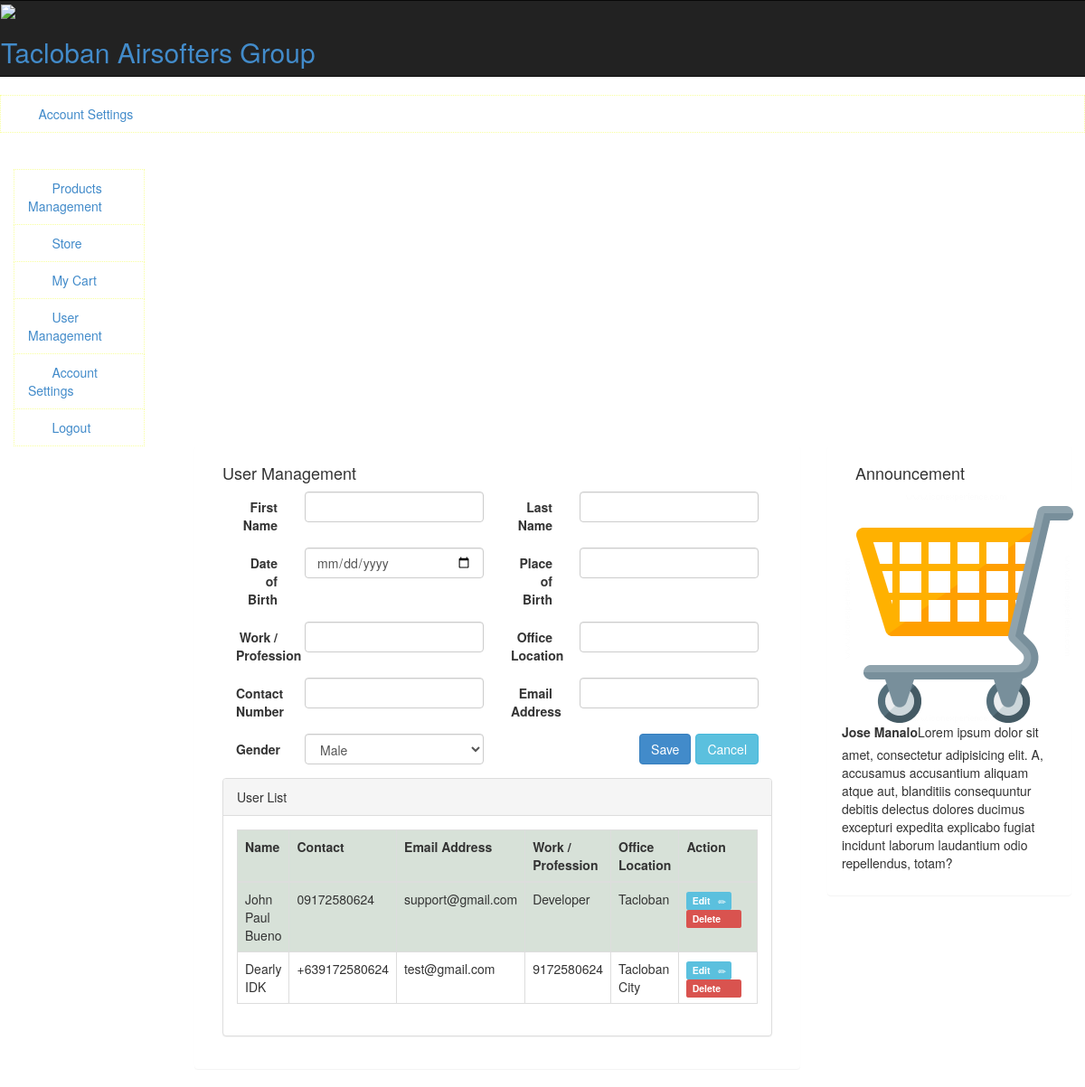
The app's page /userManagement, older data.
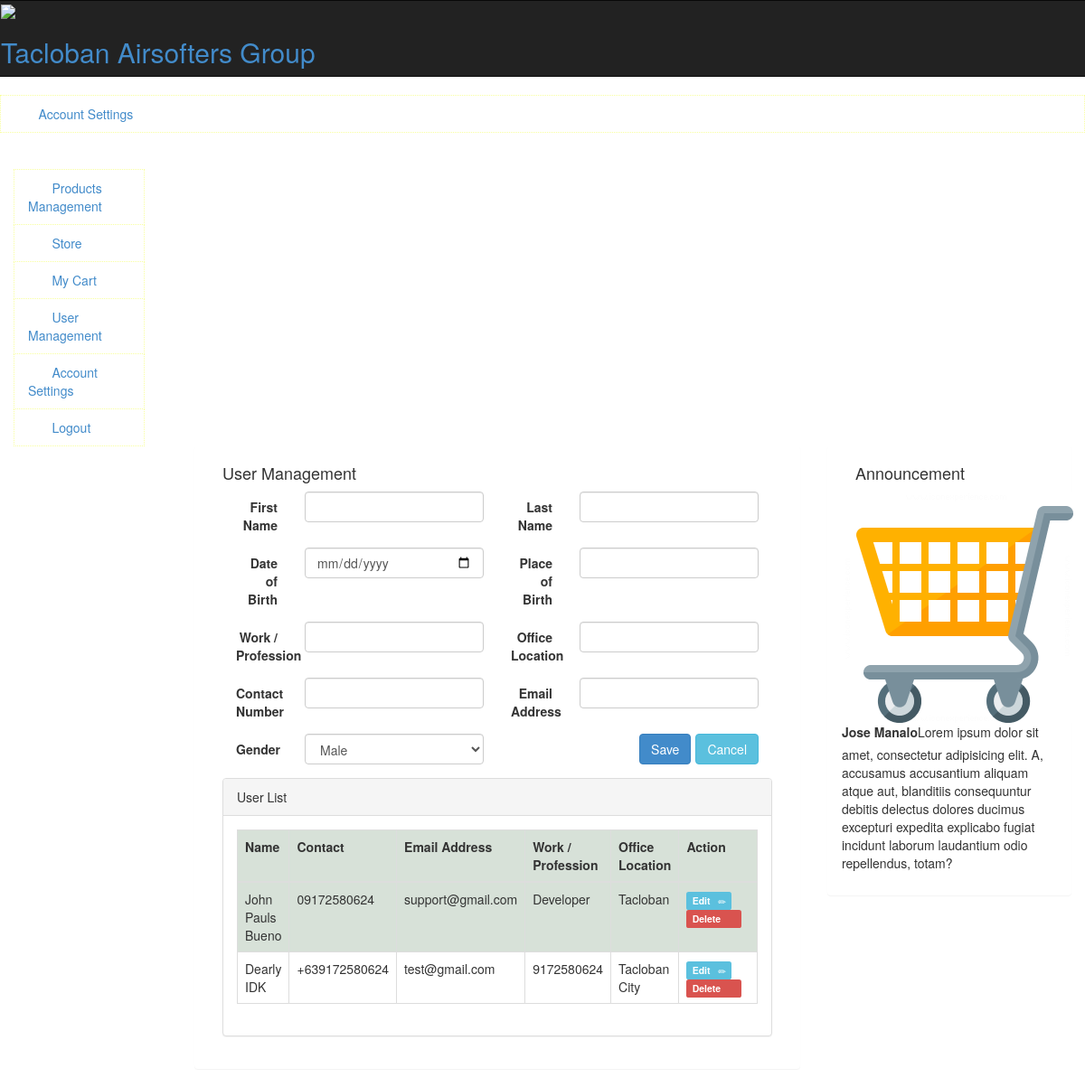
The same page, newer data.
### tables this page shows
CREATE TABLE `contacts` (
  `id` int(11) NOT NULL,
  `first_name` varchar(255) NOT NULL,
  `last_name` varchar(255) NOT NULL,
  `dob` date NOT NULL,
  `pob` varchar(255) NOT NULL,
  `work` varchar(255) NOT NULL,
  `location` varchar(255) NOT NULL,
  `contact` varchar(255) NOT NULL,
  `email` varchar(255) NOT NULL,
  `gender` varchar(255) NOT NULL,
  `image` text NOT NULL
);

### application/controllers/Admin.php (called while the page is built, shortened)
<?php
class Admin extends CI_Controller
{
    public function userManagement($id = 0)
    {
        $this->load->model('home');
        if ($id == 0) {
            $data = array(
                'id' => '',
                'first_name' => '',
                'last_name' => '',
                'dob' => '',
                'work' => '',
                'contact' => '',
                'gender' => '',
                'pob' => '',
                'location' => '',
                'email' => ''
            );
        } else {
            $data = $this->home->getContactRecord($id);
        }
        $user_access = array(
            'username' => '',
            'password' => '',
            'position' => ''
        );
        $record['member'] = $data;
        $record['access'] = $user_access;
        $this->load->model('home');
        $this->load->view('templates/header');
        $this->load->view('templates/nav');
        $this->load->view('templates/admin_nav');
        $this->load->view('pages/admin/user_list', $record);
        $this->load->view('pages/admin/announcement');
        $this->load->view('templates/footer');
    }
}

### index.php (called while the page is built, shortened)
<?php
require_once BASEPATH.'core/CodeIgniter.php';

### application/models/home.php (called while the page is built, shortened)
<?php
Class Home extends CI_Model
{
    public function getAllUsers()
    {
        return $this->db->get('contacts')->result_array();
    }
}

### application/views/pages/admin/user_list.php (the view, shortened to what this page needs)
<?php
$getuserList = $this->home->getAllUsers();
?>
<div class="col-md-2">
</div>
<div class="col-md-7 body-container">
    <div class="panel p-body">
        <div class="panel-heading search">
            <div class="col-md-6">
                <h4>User Management</h4>
            </div>
        </div>
        <div class="panel-body">
            <div class="col-md-12">
                <form action="/save_contact" class="form-horizontal" method="post">
                    <div class="col-md-6">
                        <div class="form-group">
                            <label for="" class="col-sm-3 control-label">First Name</label>
                            <div class="col-sm-9">
                                <input type="text" class="form-control" name="firstname"
                                       value="<?= $member['first_name'] ?>" required>
                            </div>
                        </div>
                        <div class="form-group">
                            <label for="" class="col-sm-3 control-label">Date of Birth</label>
                            <div class="col-sm-9">
                                <input type="date" class="form-control" name="dob" value="<?= $member['dob'] ?>">
                            </div>
                        </div>
                        <div class="form-group">
                            <label for="" class="col-sm-3 control-label">Work / Profession</label>
                            <div class="col-sm-9">
                                <input type="text" class="form-control" name="work" value="<?= $member['work'] ?>">
                            </div>
                        </div>
                        <div class="form-group">
                            <label for="" class="col-sm-3 control-label">Contact Number</label>
                            <div class="col-sm-9">
                                <input type="text" class="form-control" name="contact"
                                       value="<?= $member['contact'] ?>" required>
                            </div>
                        </div>
                        <div class="form-group">
                            <label for="" class="col-sm-3 control-label">Gender</label>
                            <div class="col-sm-9">
                                <select name="gender" class="form-control">
                                    <?php if ($member['gender'] == 'male') { ?>
                                        <option value="male" selected>Male</option>
                                    <?php } else if ($member['gender'] == 'female') { ?>
                                        <option value="female" selected>Female</option>
                                    <?php } else { ?>
                                        <option value="male">Male</option>
                                    <?php } ?>
                                </select>
                            </div>
                        </div>
                    </div>
                    <div class="col-md-6">
                        <div class="form-group">
                            <label for="" class="col-sm-3 control-label">Last Name</label>
                            <div class="col-sm-9">
                                <input type="text" class="form-control" name="lastname"
                                       value="<?= $member['last_name'] ?>" required>
                            </div>
                        </div>
                        <div class="form-group">
                            <label for="" class="col-sm-3 control-label">Place of Birth</label>
                            <div class="col-sm-9">
                                <input type="text" class="form-control" name="pob" value="<?= $member['pob'] ?>">
                            </div>
                        </div>
                        <div class="form-group">
                            <label for="" class="col-sm-3 control-label">Office Location</label>
                            <div class="col-sm-9">
                                <input type="text" class="form-control" name="location"
                                       value="<?= $member['location'] ?>">
                            </div>
                        </div>
                        <div class="form-group">
                            <label for="" class="col-sm-3 control-label">Email Address</label>
                            <div class="col-sm-9">
                                <input type="text" class="form-control" name="email" value="<?= $member['email'] ?>">
                            </div>
                        </div>
                        <div class="form-group">
                            <div class="col-sm-offset-3 col-sm-9">
                                <a href="/userManagement" class="btn btn-info" style="float:right;margin-left: 5px;">Cancel</a>
                                <button class="btn btn-primary" style="float:right;" type="submit">Save</button>
                            </div>
                        </div>
                    </div>
                </form>
            </div>
            <div class="col-md-12">
                <div class="panel panel-default">
                    <div class="panel-heading">
                        User List
                    </div>
                    <div class="panel-body">
                        <table class="table table-striped table-bordered table-hover">
                            <tr>
                                <th>Name</th>
                                <th>Contact</th>
                                <th>Email Address</th>
                                <th>Work / Profession</th>
                                <th>Office Location</th>
                                <th>Action</th>
                            </tr>
                            <tbody>
                            <?php foreach ($getuserList as $val) { ?>
                                <tr>
                                    <td><?= $val['first_name'] . '  ' . $val['last_name'] ?></td>
                                    <td><?= $val['contact'] ?></td>
                                    <td><?= $val['email'] ?></td>
                                    <td><?= $val['work'] ?></td>
                                    <td><?= $val['location'] ?></td>
                                    <td style="width: 150px">
                                        <a href="/userManagement/edit/<?= $val['id'] ?>" class="label label-info">Edit
                                            &nbsp;&nbsp;<span class="glyphicon glyphicon-pencil"></span></a>
                                        <a href="/userManagement/delete/<?= $val['id'] ?>" class="label label-danger" onclick="confirm('Are you sure you want to delete this contact?')">Delete
                                            &nbsp;&nbsp;<span class="glyphicon glyphicon-trash" ></span></a>
                                    </td>
                                </tr>
                            <?php } ?>
                            </tbody>
                        </table>
                    </div>
                </div>
            </div>
        </div>
    </div>
</div>

### application/views/templates/header.php (shortened to what this page needs)
<!DOCTYPE html>
<html lang="en" class="no-js">
<head>
    <link href="<?php echo base_url('assets/css/bootstrap.min.css');?>" rel="stylesheet">
    <link href="<?php echo base_url('assets/css/bootstrap-theme.css'); ?>" rel="stylesheet">
    <link rel="stylesheet" type="text/css" href="<?php echo base_url('assets/css/product.css'); ?>">
    <link rel="stylesheet" type="text/css" href="<?php echo base_url('assets/css/jasny-bootstrap.min.css'); ?>">
    <link rel="stylesheet" type="text/css" href="<?php echo base_url('assets/css/select2.css'); ?>">
    <link rel="stylesheet" type="text/css" href="<?php echo base_url('assets/css/select2-bootstrap.css'); ?>">
    <link href="https://maxcdn.bootstrapcdn.com/font-awesome/4.3.0/css/font-awesome.min.css" rel="stylesheet">
    <link rel="stylesheet" type="text/css" href="<?php echo base_url('assets/css/styles.css'); ?>">
</head>
<body>

### application/views/templates/nav.php (shortened to what this page needs)
<div class="row">
    <nav class="navbar navbar-inverse nav-head" role="navigation">
        <div class="container-fluid">
            <div class="navbar-header">
                <div>
                    <img class="img-logo" src="<?php echo base_url('assets/images/5155029.jpg'); ?>"><h2 class="hd-title"><a class="title" href="<?php echo base_url(); ?>">Tacloban Airsofters Group</a></h2>
                </div>
            </div>
        </div>
    </nav>
</div>

### application/views/templates/admin_nav.php (shortened to what this page needs)
<li class="list-group-item"><a class="menu" href="index.php?page=account">
        <span class="glyphicon glyphicon-cog"></span>&nbsp; &nbsp; Account Settings</a></li>
<div class="row">
    <div class="col-md-2 side-bar-menu hidden-print">
        <div class="collapse navbar-collapse">
            <div class="panel-heading">
                <div style="margin: 0 auto">
                </div>
            </div>
            <li class="list-group-item"><a class="menu" href="/products">
                    <span class="glyphicon glyphicon-shopping-cart"></span>&nbsp; &nbsp; Products Management</a></li>
            <li class="list-group-item"><a class="menu" href="/store">
                    <span class="glyphicon glyphicon-tasks"></span>&nbsp; &nbsp; Store</a></li>
            <li class="list-group-item"><a class="menu" href="/my_cart">
                    <span class="glyphicon glyphicon-briefcase"></span>&nbsp; &nbsp; My Cart</a></li>
            <li class="list-group-item"><a class="menu" href="/userManagement">
                    <span class="glyphicon glyphicon-user"></span>&nbsp; &nbsp; User Management</a></li>
            <li class="list-group-item"><a class="menu" href="/account_settings">
                    <span class="glyphicon glyphicon-cog"></span>&nbsp; &nbsp; Account Settings</a></li>
            <li class="list-group-item"><a class="menu" href="/logout">
                    <span class="glyphicon glyphicon-log-out"></span>&nbsp; &nbsp; Logout</a></li>
        </div>
    </div>
</div>

### application/views/pages/admin/announcement.php (shortened to what this page needs)
<div class="col-md-3 body-container">
    <div class="panel p-body">
        <div class="panel-heading search">
            <div class="col-md-6">
                <h4>Announcement</h4>
            </div>
        </div>
        <div class="panel-body">
            <p>
                <img class="img_style"src="/assets/images/no_image.png" alt=""> <label for="">Jose Manalo</label>Lorem ipsum dolor sit amet, consectetur adipisicing elit. A, accusamus accusantium aliquam atque aut, blanditiis consequuntur debitis delectus dolores ducimus excepturi expedita explicabo fugiat incidunt laborum laudantium odio repellendus, totam?
            </p>
        </div>
    </div>
</div>

### application/views/templates/footer.php (shortened to what this page needs)
</body>

Row changes from the older to the newer data that the page shows:
changed contacts "Bueno": first_name "John Paul" → "John Pauls"
